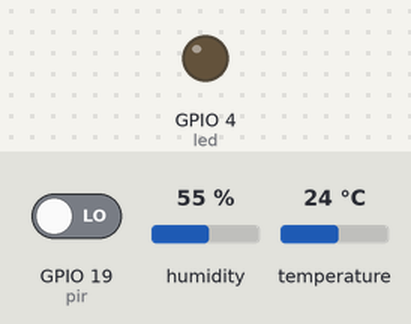
This program was run on a simulated ESP32 board running MicroPython. On the bench: output pins drawn as LEDs (lit = HIGH). The inputs (shaded band) are chosen by the test bench; at power-on: temperature 24 °C, GPIO 19 (pir) LOW, humidity 55 %. WiFi joins after 1.5 s; no MQTT or app messages arrive unless stated; what the program prints to the serial console is not drawn.

Above: at 5.3 s.
5.4 s: temperature set to 29 °C
6.9 s: temperature set to 32 °C
At 8.5 s:
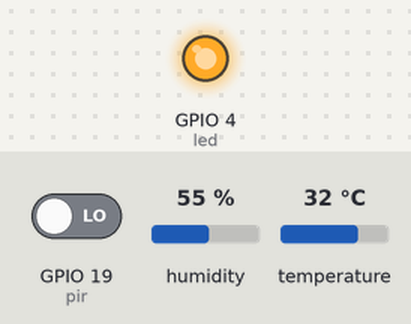
10.4 s: temperature set to 12 °C
At 10.8 s:
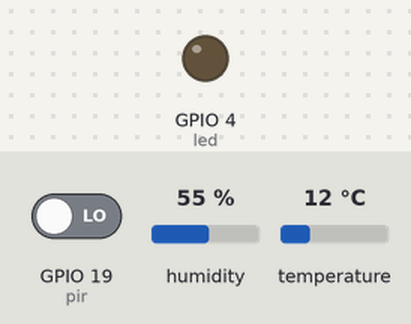
12.0 s: temperature set to 33 °C
At 12.7 s:
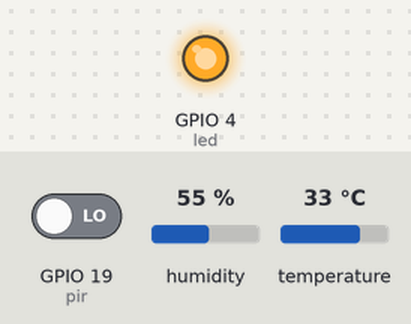
Timing chart, 0 to 14.5 s (numbered marks = the images above; inputs shaded):
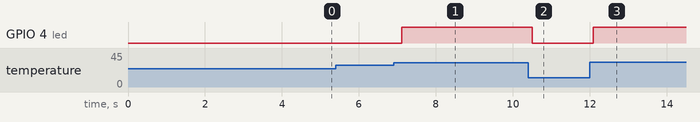

The program:

andPIRsensors.py
```python
from machine import Pin
import time
import dht
import ujson
import network
from umqtt.simple import MQTTClient

# Konfigurasi WiFi
WIFI_SSID = "esp32"
WIFI_PASS = "none1234"

# Konfigurasi MQTT Ubidots
UBIDOTS_TOKEN = "BBUS-MClajoBNluAp2Bkkpj1eVLYzrX8LAU"
DEVICE_LABEL = "sic6-esp32ee"
MQTT_BROKER = "industrial.api.ubidots.com"
MQTT_PORT = 1883
MQTT_USER = UBIDOTS_TOKEN
MQTT_PASSWORD = ""
MQTT_PUBLISH_TOPIC = f"/v1.6/devices/{DEVICE_LABEL}"

# Konfigurasi LED & Sensor
led = Pin(4, Pin.OUT)
sensor = dht.DHT11(Pin(5))
pir = Pin(19, Pin.IN)  # Tambah konfigurasi PIR

# Fungsi Koneksi WiFi
def do_connect():
    sta_if = network.WLAN(network.STA_IF)
    if not sta_if.isconnected():
        print('Menghubungkan ke jaringan WiFi...')
        sta_if.active(True)
        sta_if.connect(WIFI_SSID, WIFI_PASS)
        timeout = 10
        while not sta_if.isconnected() and timeout > 0:
            time.sleep(1)
            timeout -= 1

    if sta_if.isconnected():
        print('Terhubung ke WiFi dengan IP:', sta_if.ifconfig()[0])
    else:
        print('Gagal terhubung ke WiFi!')
        raise SystemExit()

# Fungsi Koneksi ke MQTT
def connect_mqtt():
    try:
        print("Menghubungkan ke Ubidots MQTT... ", end="")
        client = MQTTClient(DEVICE_LABEL, MQTT_BROKER, port=MQTT_PORT, user=MQTT_USER, password=MQTT_PASSWORD, keepalive=60)
        client.connect()
        print("Terhubung ke Ubidots!")
        return client
    except Exception as e:
        print("Gagal terhubung ke MQTT:", e)
        return None

# Mulai Program
do_connect()
time.sleep(2)
mqtt_client = connect_mqtt()

if mqtt_client is None:
    print("Koneksi MQTT gagal, cek kembali pengaturan!")
    raise SystemExit()

# Loop utama
while True:
    try:
        # Baca Sensor
        sensor.measure()
        suhu = sensor.temperature()
        kelembaban = sensor.humidity()
        gerakan = pir.value()  # Baca nilai PIR

        # Kontrol LED berdasarkan suhu
        if suhu > 30:
            led.on()
            led_status = 1
            print("🔥 Suhu tinggi! LED menyala.")
        else:
            led.off()
            led_status = 0
            print("✅ Suhu normal. LED mati.")

        # Kirim Data ke Ubidots
        message = ujson.dumps({
            "temperature": {"value": suhu},
            "humidity": {"value": kelembaban},
            "led": {"value": led_status},
            "motion": {"value": gerakan}  # Tambah data PIR
        })
        mqtt_client.publish(MQTT_PUBLISH_TOPIC, message)
        print(f"📡 Data dikirim ke Ubidots: {message}")
        print(f"🚨 Status Gerakan: {'Terdeteksi' if gerakan else 'Tidak Ada'}")

        time.sleep(0.2)  # Kirim data setiap 5 detik

    except Exception as e:
        print("Error:", e)
        print("Mencoba reconnect dalam 5 detik...")
        time.sleep(1)
        mqtt_client = connect_mqtt()
```

Measured:
- the behaviour switches between 30 and 31 °C on temperature (found by bisection; images 0 and 1)
- after the input at 5.4 s, every drawn part: stays the same
- after the input at 6.9 s, GPIO 4 (led): LOW → HIGH after 0.22 s
- after the input at 10.4 s, GPIO 4 (led): HIGH → LOW after 0.11 s
- after the input at 12.0 s, GPIO 4 (led): LOW → HIGH after 0.09 s
